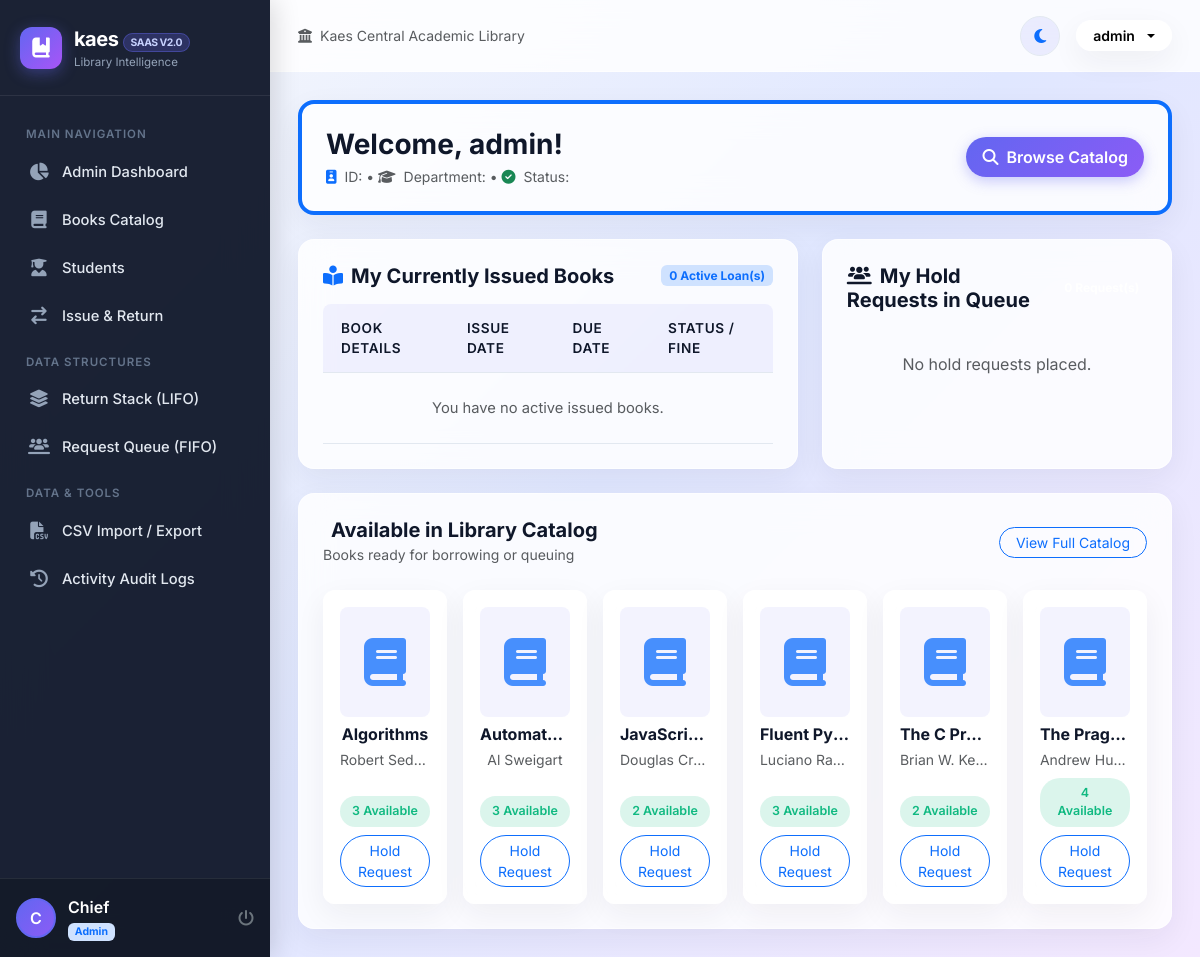
/accounts/student/dashboard/ (signed in), run on the app's committed database.
### books/models.py (models this page shows, shortened)
class Book(models.Model):
    isbn = models.CharField(max_length=30, unique=True, help_text="ISBN or unique Book Accession Number")
    title = models.CharField(max_length=255)
    author = models.CharField(max_length=255)
    category = models.ForeignKey(Category, on_delete=models.SET_NULL, null=True, related_name='books')
    publisher = models.CharField(max_length=150, blank=True)
    publication_year = models.PositiveIntegerField(default=2023)
    edition = models.CharField(max_length=50, blank=True, default='1st Edition')
    total_copies = models.PositiveIntegerField(default=1)
    available_copies = models.PositiveIntegerField(default=1)
    shelf_location = models.CharField(max_length=50, blank=True, help_text="Rack/Shelf location e.g., Shelf A-12")
    description = models.TextField(blank=True)
    cover_image = models.ImageField(upload_to='book_covers/', blank=True, null=True)
    created_at = models.DateTimeField(auto_now_add=True)
    updated_at = models.DateTimeField(auto_now=True)
    class Meta:
        ordering = ['title']

### accounts/views.py (the view)
# urls.py: path('student/dashboard/', views.student_dashboard_view, name='student_dashboard'),
@login_required
def student_dashboard_view(request):
    student = Student.objects.filter(user=request.user).first()
    if not student:
        student = Student.objects.filter(email=request.user.email).first()
    my_issues = BookIssue.objects.filter(student=student, status='issued').order_by('due_date') if student else []
    my_returns = BookIssue.objects.filter(student=student, status='returned').order_by('-return_date')[:10] if student else []
    my_requests = student.book_requests.all().order_by('-request_date') if student else []
    recommended_books = Book.objects.filter(available_copies__gt=0).order_by('-created_at')[:6]
    context = {
        'student': student,
        'my_issues': my_issues,
        'my_returns': my_returns,
        'my_requests': my_requests,
        'recommended_books': recommended_books,
    }
    return render(request, 'student_dashboard.html', context)

### accounts/context_processors.py (called while the page is built)
def user_role_context(request):
    if request.user.is_authenticated:
        profile = getattr(request.user, 'profile', None)
        is_admin = False
        is_student = False
        if profile:
            is_admin = profile.is_admin
            is_student = profile.is_student
        elif request.user.is_superuser or request.user.is_staff:
            is_admin = True
        return {
            'user_profile': profile,
            'is_admin': is_admin,
            'is_student': is_student,
        }
    return {
        'user_profile': None,
        'is_admin': False,
        'is_student': False,
    }

### accounts/models.py (called while the page is built)
    @property
    def is_admin(self):
        return self.role == 'admin' or self.user.is_superuser or self.user.is_staff

    @property
    def is_student(self):
        return self.role == 'student' and not (self.user.is_superuser or self.user.is_staff)

### templates/student_dashboard.html (shortened to what this page needs)
{% extends 'base.html' %}
{% block content %}
<div class="glass-panel p-4 mb-4 border-start border-4 border-primary">
    <div class="d-flex flex-column flex-md-row justify-content-between align-items-md-center gap-3">
        <div>
            <h3 class="fw-bold mb-1">Welcome, {{ student.full_name|default:user.username }}!</h3>
            <p class="text-muted small mb-0">
                <i class="fas fa-id-badge me-1 text-primary"></i> ID: <strong>{{ student.student_id }}</strong> &bull;
                <i class="fas fa-graduation-cap me-1 text-purple"></i> Department: {{ student.department }} &bull;
                <i class="fas fa-circle-check me-1 text-success"></i> Status:
            </p>
        </div>
        <div class="d-flex gap-2">
            <a href="{% url 'books_list' %}" class="btn btn-primary-gradient rounded-pill px-3 py-2 small">
                <i class="fas fa-search me-1"></i> Browse Catalog
            </a>
        </div>
    </div>
</div>
<div class="row g-4 mb-4">
    <div class="col-lg-7">
        <div class="glass-panel p-4 h-100">
            <div class="d-flex justify-content-between align-items-center mb-3">
                <h5 class="fw-bold mb-0"><i class="fas fa-book-reader me-2 text-primary"></i>My Currently Issued Books</h5>
                <span class="badge bg-primary-subtle text-primary">{{ my_issues|length }} Active Loan(s)</span>
            </div>
            <div class="table-responsive">
                <table class="table custom-table mb-0">
                    <thead>
                        <tr>
                            <th>Book Details</th>
                            <th>Issue Date</th>
                            <th>Due Date</th>
                            <th>Status / Fine</th>
                        </tr>
                    </thead>
                    <tbody>
                        {% for issue in my_issues %}
                        <tr>
                            <td>
                                <div class="fw-bold">{{ issue.book.title }}</div>
                                <div class="small text-muted">Author: {{ issue.book.author }} &bull; Shelf: {{ issue.book.shelf_location }}</div>
                            </td>
                            <td>{{ issue.issue_date }}</td>
                            <td>
                                <div>{{ issue.due_date }}</div>
                                {% if issue.is_overdue %}
                                    <span class="badge bg-danger-subtle text-danger small">Overdue</span>
                                {% else %}
                                    <span class="small text-success">{{ issue.days_remaining_or_overdue }} days left</span>
                                {% endif %}
                            </td>
                            <td>
                                {% if issue.is_overdue %}
                                    <span class="badge bg-danger text-white">Fine: ${{ issue.calculate_fine }}</span>
                                {% else %}
                                    <span class="badge-pill-soft badge-available">On Schedule</span>
                                {% endif %}
                            </td>
                        </tr>
                        {% empty %}
                        <tr>
                            <td colspan="4" class="text-center text-muted py-4">You have no active issued books.</td>
                        </tr>
                        {% endfor %}
                    </tbody>
                </table>
            </div>
        </div>
    </div>
    <div class="col-lg-5">
        <div class="glass-panel p-4 h-100">
            <div class="d-flex justify-content-between align-items-center mb-3">
                <h5 class="fw-bold mb-0"><i class="fas fa-users-line me-2 text-purple"></i>My Hold Requests in Queue</h5>
                <span class="badge bg-purple-subtle text-purple">{{ my_requests|length }} Request(s)</span>
            </div>
            <div class="list-group list-group-flush">
                {% for req in my_requests %}
                <div class="list-group-item bg-transparent px-0 py-3 border-bottom">
                    <div class="d-flex justify-content-between align-items-start mb-1">
                        <div class="fw-semibold">{{ req.book.title }}</div>
                        <span class="badge {% if req.status == 'approved' %}bg-success{% elif req.status == 'pending' %}bg-warning text-dark{% else %}bg-secondary{% endif %}">
                            {{ req.get_status_display }}
                        </span>
                    </div>
                    <div class="small text-muted mb-2">Request ID: {{ req.request_id }} &bull; Date: {{ req.request_date|date:"M d, Y" }}</div>
                    {% if req.status == 'pending' %}
                        <div class="progress" style="height: 6px;">
                            <div class="progress-bar bg-warning progress-bar-striped progress-bar-animated" style="width: 60%"></div>
                        </div>
                        <div class="small text-muted mt-1">Waiting in FIFO Queue for next return</div>
                    {% elif req.status == 'approved' %}
                        <div class="small text-success fw-bold"><i class="fas fa-check-circle me-1"></i>Reserved for you at library desk</div>
                    {% endif %}
                </div>
                {% empty %}
                <div class="text-center text-muted py-4">No hold requests placed.</div>
                {% endfor %}
            </div>
        </div>
    </div>
</div>
<div class="glass-panel p-4">
    <div class="d-flex justify-content-between align-items-center mb-4">
        <div>
            <h5 class="fw-bold mb-0">Available in Library Catalog</h5>
            <small class="text-muted">Books ready for borrowing or queuing</small>
        </div>
        <a href="{% url 'books_list' %}" class="btn btn-sm btn-outline-primary rounded-pill px-3">View Full Catalog</a>
    </div>
    <div class="row g-3">
        {% for b in recommended_books %}
        <div class="col-md-4 col-xl-2">
            <div class="glass-card p-3 h-100 d-flex flex-column justify-content-between text-center">
                <div>
                    <div class="mb-2" style="height: 110px; background: rgba(99, 102, 241, 0.08); border-radius: 8px; display: flex; align-items: center; justify-content: center;">
                        <i class="fas fa-book fa-3x text-primary opacity-75"></i>
                    </div>
                    <h6 class="fw-bold mb-1 text-truncate" title="{{ b.title }}">{{ b.title }}</h6>
                    <div class="small text-muted mb-2 text-truncate">{{ b.author }}</div>
                </div>
                <div>
                    <span class="badge-pill-soft badge-available d-inline-block mb-2">{{ b.available_copies }} Available</span>
                    <form method="POST" action="{% url 'queue_enqueue_action' %}">
                        <button type="submit" class="btn btn-sm btn-outline-primary rounded-pill w-100">
                            Hold Request
                        </button>
                    </form>
                </div>
            </div>
        </div>
        {% endfor %}
    </div>
</div>
{% endblock %}

### templates/base.html (shortened to what this page needs)
{% load static %}
<!DOCTYPE html>
<html lang="en" data-theme="light">
<head>
    <link href="https://cdn.jsdelivr.net/npm/bootstrap@5.3.3/dist/css/bootstrap.min.css" rel="stylesheet">
    <link rel="stylesheet" href="https://cdnjs.cloudflare.com/ajax/libs/font-awesome/6.5.2/css/all.min.css">
    <link rel="stylesheet" href="{% static 'css/style.css' %}">
</head>
<body>
<div class="app-wrapper">
    {% if user.is_authenticated %}
    <aside class="app-sidebar">
        <div class="sidebar-brand">
            <div class="brand-icon">
                <i class="fas fa-book-bookmark"></i>
            </div>
            <div>
                <div class="brand-title">kaes <span class="brand-badge">SaaS v2.0</span></div>
                <div style="font-size: 0.72rem; color: #94a3b8;">Library Intelligence</div>
            </div>
        </div>
        <ul class="sidebar-menu">
            {% if is_admin %}
            <li class="sidebar-heading">Main Navigation</li>
            <li class="sidebar-item">
                <a href="{% url 'dashboard' %}" class="sidebar-link {% if request.resolver_match.url_name == 'dashboard' %}active{% endif %}">
                    <i class="fas fa-chart-pie"></i>
                    <span>Admin Dashboard</span>
                </a>
            </li>
            <li class="sidebar-item">
                <a href="{% url 'books_list' %}" class="sidebar-link {% if 'books' in request.path %}active{% endif %}">
                    <i class="fas fa-book"></i>
                    <span>Books Catalog</span>
                </a>
            </li>
            <li class="sidebar-item">
                <a href="{% url 'students_list' %}" class="sidebar-link {% if 'students' in request.path %}active{% endif %}">
                    <i class="fas fa-user-graduate"></i>
                    <span>Students</span>
                </a>
            </li>
            <li class="sidebar-item">
                <a href="{% url 'issue_return' %}" class="sidebar-link {% if 'transactions' in request.path %}active{% endif %}">
                    <i class="fas fa-arrow-right-arrow-left"></i>
                    <span>Issue & Return</span>
                </a>
            </li>
            <li class="sidebar-heading">Data Structures</li>
            <li class="sidebar-item">
                <a href="{% url 'stack_view' %}" class="sidebar-link {% if 'returns-stack' in request.path %}active{% endif %}">
                    <i class="fas fa-layer-group"></i>
                    <span>Return Stack (LIFO)</span>
                </a>
            </li>
            <li class="sidebar-item">
                <a href="{% url 'queue_view' %}" class="sidebar-link {% if 'requests-queue' in request.path %}active{% endif %}">
                    <i class="fas fa-users-line"></i>
                    <span>Request Queue (FIFO)</span>
                </a>
            </li>
            <li class="sidebar-heading">Data & Tools</li>
            <li class="sidebar-item">
                <a href="{% url 'csv_manager' %}" class="sidebar-link {% if 'csv-manager' in request.path %}active{% endif %}">
                    <i class="fas fa-file-csv"></i>
                    <span>CSV Import / Export</span>
                </a>
            </li>
            <li class="sidebar-item">
                <a href="{% url 'activity_logs' %}" class="sidebar-link {% if 'activity-logs' in request.path %}active{% endif %}">
                    <i class="fas fa-clock-rotate-left"></i>
                    <span>Activity Audit Logs</span>
                </a>
            </li>
            {% endif %}
        </ul>
        <div class="sidebar-user">
            {% if user.profile.avatar %}
                <img src="{{ user.profile.avatar.url }}" alt="{{ user.username }}">
            {% else %}
                <div class="user-avatar-circle">
                    {{ user.first_name|default:user.username|slice:":1"|upper }}
                </div>
            {% endif %}
            <div class="flex-grow-1 text-truncate">
                <div class="fw-semibold text-white text-truncate">{{ user.first_name|default:user.username }}</div>
                <div class="small text-muted">
                    {% if is_admin %}<span class="badge bg-primary-subtle text-primary">Admin</span>{% else %}<span class="badge bg-info-subtle text-info">Student</span>{% endif %}
                </div>
            </div>
            <a href="{% url 'logout' %}" class="text-secondary" title="Logout">
                <i class="fas fa-power-off"></i>
            </a>
        </div>
    </aside>
    {% endif %}
    <div class="app-main {% if not user.is_authenticated %}m-0 w-100{% endif %}">
        {% if user.is_authenticated %}
        <header class="app-header">
            <div class="d-flex align-items-center gap-3">
                <div class="d-none d-md-flex align-items-center gap-2 text-muted small">
                    <i class="fas fa-university"></i>
                    <span>Kaes Central Academic Library</span>
                </div>
            </div>
            <div class="d-flex align-items-center gap-3">
                <button type="button" class="theme-toggle-btn" id="themeToggleBtn" title="Toggle Light / Dark Mode">
                    <i class="fas fa-moon text-primary"></i>
                </button>
                <div class="dropdown">
                    <button class="btn btn-light glass-card rounded-pill d-flex align-items-center gap-2 px-3 py-1 dropdown-toggle" type="button" data-bs-toggle="dropdown">
                        <span class="fw-semibold small">{{ user.username }}</span>
                    </button>
                </div>
            </div>
        </header>
        {% endif %}
        <div class="toast-container position-fixed top-0 end-0 p-3" id="toastContainer" style="z-index: 2000;">
        </div>
        <main class="app-content">
            {% block content %}{% endblock %}
        </main>
    </div>
</div>
</body>
</html>

### data on the page
Book: title "Algorithms", author "Robert Sed…", available_copies "3"
Book: title "Automat…", author "Al Sweigart", available_copies "3"
Book: title "JavaScri…", author "Douglas Cr…", available_copies "2"
Book: title "Fluent Py…", author "Luciano Ra…", available_copies "3"
Book: title "The C Pr…", author "Brian W. Ke…", available_copies "2"
Book: title "The Prag…", author "Andrew Hu…", available_copies "4"

### other printed values
{{ user.first_name|default:user.username|slice:":1"|upper }} "C"
{{ user.first_name|default:user.username }} "Chief"
{{ user.username }} "admin"
{{ student.full_name|default:user.username }} "admin"
{{ my_issues|length }} "0"
